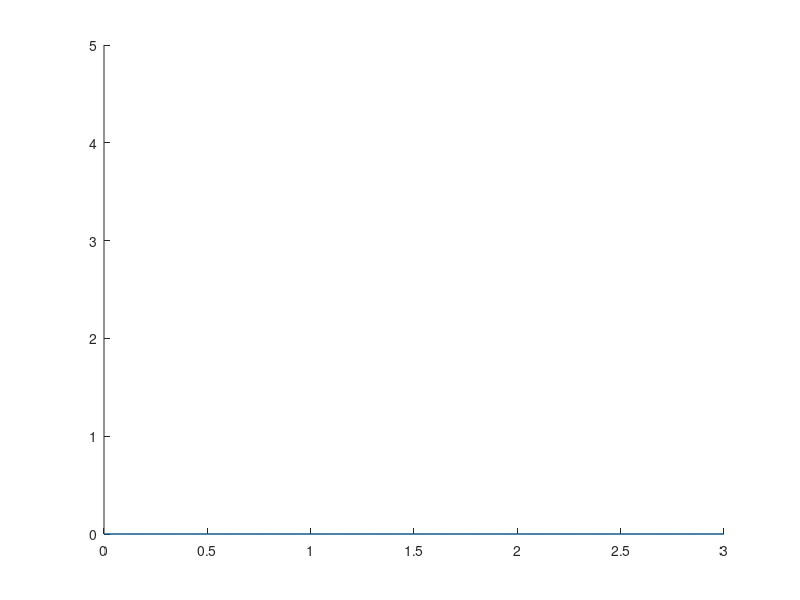

This chart was generated by the following MATLAB code:
axis([0,3,0,5])
[x, y] = ginput(10)

P4 = polyfit(x, y, 10);

hold on

plot(x, y, '*')
plot([0:0.01:3], polyval(P4, [0:0.01:3]))
